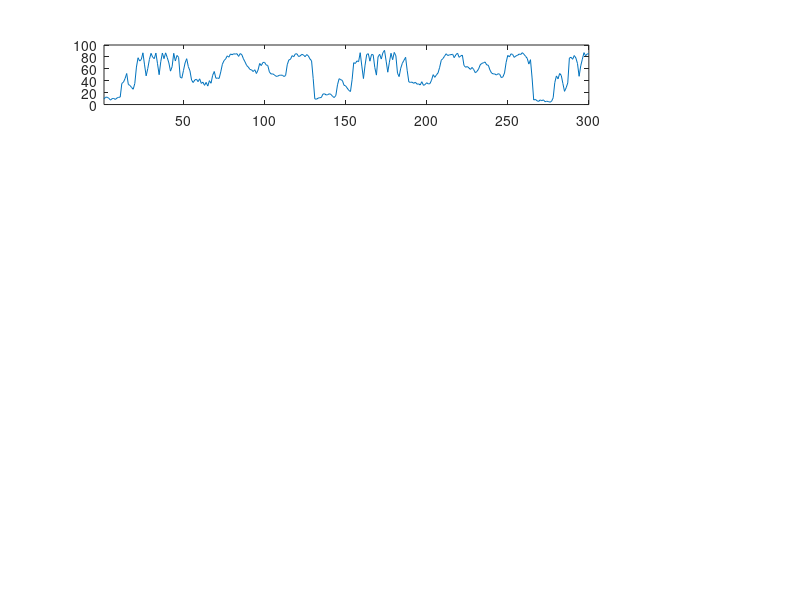

Source code (MATLAB): (Note: this script raises an error after producing the figure.)
function [Clustering] = ClusteringML(TS, MM, MaxStep)
% creat and add
if (~exist('MaxStep','var')), MaxStep=100; end;
TS=load('Bird_MFCC.txt');
TS=[TS;TS;TS;TS;TS;TS;TS;TS]
TS=[TS;TS]
wL = int64(300);
%TS=TS(1:wL);
MM=50;

TS = TS(:)';
%clc;
t_ref0 = cputime;
h = subplot(5,5,1:4);
W = double(wL);
rate=100;

%hold (h, 'on');

Mark = zeros(1,length(TS));
Cluster = [];
ClusterPath = {};
Cost_Add = [inf 0 0 0];
ActionList(1,:) = [0 0 0];

% Initial Motif variable
for k=1:length(MM)
    Motif(k,:) = [inf 0 0 MM(k)];
end

step=1;
s=1;

while ((s+W)<length(TS))
    e=s+W;
    NoMotif(1:length(MM)) = false;
    while (step<100) %% Fix at most 100 steps
        
        plot(h,(s:e-1),TS(s:e-1));
        xlim(h,[s,e-1]);
        disp(sprintf(' ===== Step %d ======',step));
        t_ref1 = cputime;
        
        disp(' -- Create New Cluster --');
        %%% Motif Discovery %%%
        m_index = 0;
        for k=1:length(MM)
            M=MM(k);
            if (k>1),
                if (NoMotif(k-1)==true),
                    NoMotif(k)=true;
                end
            end
            
            if ( NoMotif(k) == true)
                Cost_Create(k) = inf;
                fprintf('No more motif of length:%d\n',M);
            else
                if (Motif(k,1)==inf)
                    fprintf('Finding motif of length:%d .... ',M);
                    t_ref = cputime;
                    TTS=TS(s:e-1);
                    MMark=Mark(s:e);
                    motif = MK_Motif(TTS,M,MMark);
                    Motif(k,:) = [motif, M];
                    Motif(k,2)=Motif(k,2)+s;
                    Motif(k,3)=Motif(k,3)+s;
                    if (Motif(k,1)==inf)
                        NoMotif(k)=true;
                    end
                    fprintf('motif ED:%.2f @[%d, %d]   Finish in %.2f sec\n',motif(1,1),motif(1,2),motif(1,3),cputime-t_ref);
                else
                    disp(sprintf('Motif of length:%d  is ready.',M));
                end
                % To find this best pair, we treat one motif as a hypothesis and
                % see how well it encodes the other
                [Cost_Create(k)]= CostIfCreate(TS,Mark,Cluster,Motif(k,:));
                
            end
        end
        [cost_create m_index] = min(Cost_Create);
        
        
        disp(' -- Add to current Cluster --');
        Cost_Add(:,1) = inf;
        cost_add=inf;
        [Cost_Add] = CostIfAddML(TS,Mark,Cluster,Cost_Add,MM,s,e);
        % Cost_Add(:,2)=Cost_Add(:,2)+step;
        [cost_add a_index] = min(Cost_Add(:,1));
        
        cost_merge=inf;

        min_cost = min([cost_create, cost_add, cost_merge]);
        
        if (min_cost == inf || min_cost>0),
            break;
        end
        
        if (cost_create == min_cost)
            M = MM(m_index);
            
            [Cluster Mark] = CreateNewCluster(TS,Mark,Cluster,Motif(m_index,:));
            ActionListML(step,:)=[1 Motif(m_index,2) Motif(m_index,3) M];
            disp(sprintf('Choost to Create Cluster    from Motif Len:%d, pos1:%d, pos2:%d',M,Motif(m_index,2),Motif(m_index,3)));
            
            Cluster(length(Cluster)).cost=cost_create;
            hold(h, 'on');
            plot(h,(Motif(1,2):Motif(1,2)+Motif(1,4)-1),TS(Motif(1,2):(Motif(1,2)+Motif(1,4)-1)),'r','LineWidth',2);
            plot(h,(Motif(1,3):Motif(1,3)+Motif(1,4)-1),TS(Motif(1,3):(Motif(1,3)+Motif(1,4)-1)),'r','LineWidth',2);
            
        elseif (cost_add == min_cost)
            pos = Cost_Add(a_index,2);
            cid = Cost_Add(a_index,3);
            M   = Cost_Add(a_index,4);
            [Cluster Mark] = AddToCluster(TS,Mark,Cluster,pos,cid,M);
            ActionListML(step,:)=[2 pos cid M];
            
            Cluster(cid).cost=cost_add;
            hold(h, 'on');
            plot(h,(pos:pos+M-1),TS(pos:pos+M-1),'r','LineWidth',2);
            
            disp('Choose to Add ');
        elseif (cost_merge == min_cost)
            Cluster = TmpCluster;
            cid1=MergeInfo(1);
            cid2=MergeInfo(2);
            M   =MergeInfo(3);
            
            ActionListML(step,:)=[3 cid1 cid2 M];
            disp('Choose to Merge 2 Clusters');
        end
        
        
        
        
        ActionListML(step,:)=[1 Motif(m_index,2) Motif(m_index,3) M];
        disp(sprintf('Choost to Create Cluster    from Motif Len:%d, pos1:%d, pos2:%d',M,Motif(m_index,2),Motif(m_index,3)));
        
        
        for clusloc=1:length(Cluster);
            h1 = subplot(5,5,clusloc+4);
            hold off;
            for j=1:size(Cluster(clusloc).elm,1)
                pos=Cluster(clusloc).elm(j,1);
                r=DNorm_Unif(TS(pos:pos+M-1));
                plot(h1,r,'b','LineWidth',2);
                hold on;
            end
            plot(h1,Cluster(clusloc).cenTS,'r','LineWidth',2);
            drawnow
            
            xlabel(h1,sprintf('CreCos:%5.2f',Cluster(clusloc).cost));
            
        end
        %%% Before starting next round - Remove motif
        % % Remove the motifs if the positions inside them are already used
        for k=1:length(MM)
            if (Motif(k,1)~=inf)
                a=Motif(k,2);
                b=Motif(k,3);
                M=Motif(k,4);
                %%%%%%%%%% Better to change here %%%%%%%%%%%%%%
                ChkM = [0, MM(MM<=M)-1];
                if (any(Mark(a+ChkM)==1) || any(Mark(b+ChkM)==1))
                    Motif(k,:) = [inf 0 0 0];      % in next round, do motif discovery again
                end
            end
        end
        % % Remove the added subsequence if some positions inside them are already used
        for ci=1:size(Cost_Add,1)
            if (Cost_Add(ci,1) ~= inf)
                a = Cost_Add(ci,2);
                M = Cost_Add(ci,4);
                ChkM = [0,  MM(MM<=M)-1];
                if (any(Mark(a+ChkM)==1))
                    Cost_Add(ci,:) = [inf 0 0 0];      % in next round, do find added cluster again
                end
            end
        end
        
        %   plot(h,(s:e-1),Mark(s:e-1)*(-500)-7000)
        %DisplayClusterA(TS,Cluster,1);
        %    DList(step)=min_cost;
        ClusterPath{end+1} = Cluster;
        
        disp(sprintf('.. Finish Step %d in %.2f sec',step,cputime-t_ref1));
        %         if (length(DList)>3)&&(DList(end-3) > 0),
        %             disp('Terminated because min_cost > 2');
        %             break;
        %         end;
        step = step+1;
        
    end
    s=max(find(Mark==1));
    save;
end
Clustering.TS    = TS;
Clustering.MM    = MM;
Clustering.CPath = ClusterPath;
Clustering.AList = ActionListML;
Clustering.DList = DList;

end

%%
function d=ED(ts1,ts2)
d = sqrt(sum((ts1-ts2).^2));
end

%% Note: motif is a struct
function [cost_create]= CostIfCreate(TS,Mark,Cluster,motif)
if (motif(1,1)==inf),  cost_create=inf; return; end

clen = length(Cluster);
a = motif(1,2);
b = motif(1,3);
M = motif(1,4);
ts1 = DNorm_Unif(TS(a:a+M-1));
ts2 = DNorm_Unif(TS(b:b+M-1));
%%% BUG_ROUND
center = round((ts1+ts2)/2);

Mark(a:a+M-1)=1;
Mark(b:b+M-1)=1;

Xshf=0;
Cluster(clen+1).elm(1,:) = [a, M, Xshf];
Cluster(clen+1).elm(2,:) = [b, M, Xshf];
Cluster(clen+1).cenTS = center;
Cluster(clen+1).cenM = M;
Cluster(clen+1).minXs = 0;
Cluster(clen+1).maxXs = 0;
Cluster(clen+1).minM = M;
Cluster(clen+1).maxM = M;

%%% New MDL: Bits Save / length
diff1 = MDL(ts1-center);
diff2 = MDL(ts2-center);
MDL_OLD = (MDL(ts1)+MDL(ts2))/M;
MDL_NEW = (MDL(center)+ min(diff1,diff2))/M;  % ????
cost_create = MDL_NEW - MDL_OLD;
end


%%
function [Cluster Mark] = CreateNewCluster(TS,Mark,Cluster,motif)

clen = length(Cluster);
a = motif(1,2);
b = motif(1,3);
M = motif(1,4);
ts1 = DNorm_Unif(TS(a:a+M-1));
ts2 = DNorm_Unif(TS(b:b+M-1));
center = round((ts1+ts2)/2);

Xshf=0;
Cluster(clen+1).elm(1,:) = [a, M, Xshf];
Cluster(clen+1).elm(2,:) = [b, M, Xshf];
Cluster(clen+1).cenTS = center;
Cluster(clen+1).cenM = M;
Cluster(clen+1).minXs = 0;
Cluster(clen+1).maxXs = 0;
Cluster(clen+1).minM = M;
Cluster(clen+1).maxM = M;

if (any(Mark(a:a+M-1)) || any(Mark(b:b+M-1)))
    fprintf('Warning!! CreateNewCluster:: Mark twice!!\n');
    pause(1);
end

Mark(a:a+M-1)=1;
Mark(b:b+M-1)=1;
end



%%
function [Cost_Add] = CostIfAddML(TS,Mark,Cluster,Cost_Add,MM,s,e)
if (length(Cluster) < 1),
    Cost_Add = [inf 0 0 0];
    return;
end

for ci=1:length(Cluster)
    [Cost_Add(ci,:)] = FindAddedClusterML(TS,Mark,Cluster,ci,MM,s,e);
    cadd = Cost_Add(ci,:);
    fprintf('Add=> cid:%d, ts:%d, M=%d,  cost=%.2f\n',cadd(3),cadd(2),cadd(4),cadd(1));
end
end


%% Brute Force to find the next candidate to merge
function [cost_Add] = FindAddedClusterML(TS,Mark,Cluster,ci,MM,s,e)

cenTS = Cluster(ci).cenTS;
M = Cluster(ci).cenM;

bsf_ed = inf;
for p=s:e-M+1
    ChkM = [0,  MM(MM<=M)-1];
    if (any(Mark(p+ChkM)==1))
        continue;
    end
    
    
    ed = ED(cenTS,DNorm_Unif(TS(p:p+M-1)));
    if (bsf_ed > ed)
        bsf_ed  = ed;
        bsf_pos = p;
        bsf_cid = ci;
    end
end

if (bsf_ed==inf)
    cost_Add = [inf 0 0 0];
else
    %%% Old MDL: Bits Save / length
    MDL_OLD1 = MDL_Cluster_i(TS,Cluster(bsf_cid))/M;   %DLC(C)
    MDL_OLD2 = MDL(DNorm_Unif(TS(bsf_pos:bsf_pos+M-1)))/M;   %DL(A)
    MDL_OLD = MDL_OLD1 + MDL_OLD2;        % DL(Before)
    
    cen1 = Cluster(bsf_cid).cenTS;
    
    Cluster = AddToCluster(TS,Mark,Cluster,bsf_pos,bsf_cid,M);
    cen2 = Cluster(bsf_cid).cenTS;
    
    %%% New MDL: Bits Save / length
    MDL_NEW = MDL_Cluster_i(TS,Cluster(bsf_cid))/M;
    cost = MDL_NEW - MDL_OLD;
    cost_Add = [cost bsf_pos bsf_cid M];
end
end


%%
function [Cluster Mark] = AddToCluster(TS,Mark,Cluster,pos,cid,M)
Mark(pos:pos+M-1)=1;
Cluster(cid).elm(end+1,:) = [pos M 0];
n = size(Cluster(cid).elm,1);
old_cen = Cluster(cid).cenTS;
new_cen = round(( (n-1)*old_cen + DNorm_Unif(TS(pos:pos+M-1)) )/n);
Cluster(cid).cenTS = new_cen;
end


%%
function [cost Cluster MergeInfo] = CostIfMergeML(TS,Mark,Cluster)
if (length(Cluster) < 2), cost=inf; MergeInfo = [0 0 0]; return; end;
[Cluster MergeInfo cost] = Find2NearestClustersML(TS,Cluster);
fprintf('Best Merge=> c1:%d, c2:%d,  cost=%.2f\n',MergeInfo(1), MergeInfo(2), cost);
end


function [FCluster MergeInfo cost] = Find2NearestClustersML(TS,Cluster)
FCluster = Cluster;
MergeInfo = [0 0 0];
cost = inf;
bsf_mdl = inf;
for c1 = 1:length(Cluster)
    cen1 = Cluster(c1).cenTS;
    M1   = length(cen1);
    N1   = size(Cluster(c1).elm,1);
    bsf_ed = inf;
    for c2 = c1+1:length(Cluster)
        cen2 = Cluster(c2).cenTS;
        M2   = length(cen2);
        if (c1==c2), continue; end;
        N2   = size(Cluster(c2).elm,1);
        % Find best position of merging center using ED
        
        Mmax = M1+M2;
        for x = 1:Mmax-M2
            ts1 = [            cen1, zeros(1,M2+x-M1)];
            ts2 = [zeros(1,x), cen2, zeros(1,M1-M2-x)];
            %
            ts1_s = cen1(x+1:min(M1,M2+x));
            ts2_s = cen2(1:min(M1-x,M2));
            new_cen = (ts1_s*N1 + ts2_s*N2)/(N1+N2);
            
            Mc = length(new_cen);
            part1=[]; part2=[];
            if (M1>Mc),  part1 = cen1(1:x); end
            if (M1>M2+x),
                part2 = cen1(M2+x+1:M1);
            else
                part2 = cen2(M1-x+1:M2);
            end
            new_cen = [part1, new_cen, part2];
            
            ed = ED(ts1_s, ts2_s);
            Xshf1 = 0; Xshf2= x;
            [TmpCluster, cost_mdl] = Merge2Cluster(TS,Cluster,c1,c2,Xshf1,Xshf2,new_cen);
            if (bsf_mdl > cost_mdl)
                bsf_mdl = cost_mdl;
                FCluster = TmpCluster;
                MergeInfo = [c1 c2 length(new_cen)];
            end
        end
        
        for x = 1:Mmax-M1
            ts1 = [zeros(1,x), cen1, zeros(1,M2-M1-x)];
            ts2 = [             cen2, zeros(1,M1+x-M2)];
            
            ts1_s = cen1(1:min(M2-x,M1));
            ts2_s = cen2(x+1:min(M2,M1+x));
            new_cen = (ts1_s*N1 + ts2_s*N2)/(N1+N2);
            
            Mc = length(new_cen);
            part1=[]; part2=[];
            if (M2>Mc),  part1 = cen2(1:x); end
            if (M2>M1+x),
                part2 = cen2(M1+x+1:M2);
            else
                part2 = cen1(M2-x+1:M1);
            end
            new_cen = [part1, new_cen, part2];
            
            ed = ED(ts1_s, ts2_s);
            Xshf1 = x; Xshf2= 0;
            [TmpCluster, cost_mdl] = Merge2Cluster(TS,Cluster,c1,c2,Xshf1,Xshf2,new_cen);
            if (bsf_mdl > cost_mdl)
                bsf_mdl = cost_mdl;
                FCluster = TmpCluster;
                MergeInfo = [c1 c2 length(new_cen)];
            end
        end
    end
    
    
    if (bsf_ed == inf),  continue; end;
end

cost = bsf_mdl;
end

function [FCluster, cost_mdl] = Merge2Cluster(TS,Cluster,c1,c2,Xshf1,Xshf2,cen)
%%% Compute MDL
if (c1>c2),
    [FCluster, cost_mdl] = Merge2Cluster(TS,Cluster,c2,c1,Xshf2,Xshf1,cen);
    return;
end;

Clus1 = Cluster(c1);
Clus2 = Cluster(c2);
MDL_OLD1 = MDL_Cluster_i(TS,Clus1) / Clus1.maxM;
MDL_OLD2 = MDL_Cluster_i(TS,Clus2) / Clus2.maxM;
MDL_OLD  = MDL_OLD1 + MDL_OLD2;

Cluster(c1).elm = [ Clus1.elm(:,1:2), Clus1.elm(:,3)+Xshf1;  ...
    Clus2.elm(:,1:2), Clus2.elm(:,3)+Xshf2];
new_cen = cen;
Cluster(c1).cenTS = new_cen;
Cluster(c1).cenM  = length(new_cen);
Cluster(c1).minM  = min([Clus1.minM, Clus2.minM]);
Cluster(c1).maxM  = max([Clus1.maxM, Clus2.maxM]);
Cluster(c1).minXs = min(Cluster(c1).elm(:,3));
Cluster(c1).maxXs = max(Cluster(c1).elm(:,3));

Cluster(c2) = [];

% %%% New MDL: Bits Save / length
MDL_NEW = MDL_Cluster_i(TS,Cluster(c1)) / Cluster(c1).maxM;
cost_mdl = MDL_NEW - MDL_OLD;
FCluster = Cluster;
end

% %%%%%%%%%%%%%%%%%%%%%%%%%%%%%%%%%%%%%%%%%%%%%%%%%%%%%%%%%%%%%%
% %%%%%%%%%%%%%%%%%%%%%%%% MDL Stuffs  %%%%%%%%%%%%%%%%%%%%%%%%%
% %%%%%%%%%%%%%%%%%%%%%%%%%%%%%%%%%%%%%%%%%%%%%%%%%%%%%%%%%%%%%%
%%
function cost = MDL_Cluster_i(TS,clusi)
cost = 0;
cenTS = clusi.cenTS;
cenM  = clusi.cenM;


cost_diff = 0;
max_mdl_diff = -inf;

for j=1:size(clusi.elm,1) %%%% Careful Here %%%
    pos  = clusi.elm(j,1);
    M    = clusi.elm(j,2);
    Xshf = clusi.elm(j,3);
    
    ts = DNorm_Unif(TS(pos:pos+M-1));
    ts = [zeros(1,Xshf), ts, zeros(1,cenM-M-Xshf)];
    
    mdl_diff = MDL(ts-cenTS);
    max_mdl_diff = max(max_mdl_diff, mdl_diff);
    cost_diff = cost_diff + mdl_diff;
end
%cost_diff = cost_diff - max_mdl_diff;
%cost=MDL(cenTS)
% cost=cost_clus+cost_diff
% DLC(C)=DL(H)+z[DL(A|H)]-max(DL(A|H)
cost = MDL(cenTS) + cost_diff - max_mdl_diff;
end

%%
function cost = MDL(ts)
cost = bitcost_ent(ts);
end

function cost = bitcost_ent(ts)
ts = ts-min(ts)+1;
if (min(ts)==max(ts))
    ts(end) = -ts(end);
end
cost = ent(ts);
end

function cost = ent(ts)
min_val = min(ts);
max_val = max(ts);
f = histc(ts(:),min_val:max_val);
f = f(:)'/sum(f);
ent = -f.*log(f+0.000000000000000000001)./log(2);
cost = length(ts)* sum(ent);
end
